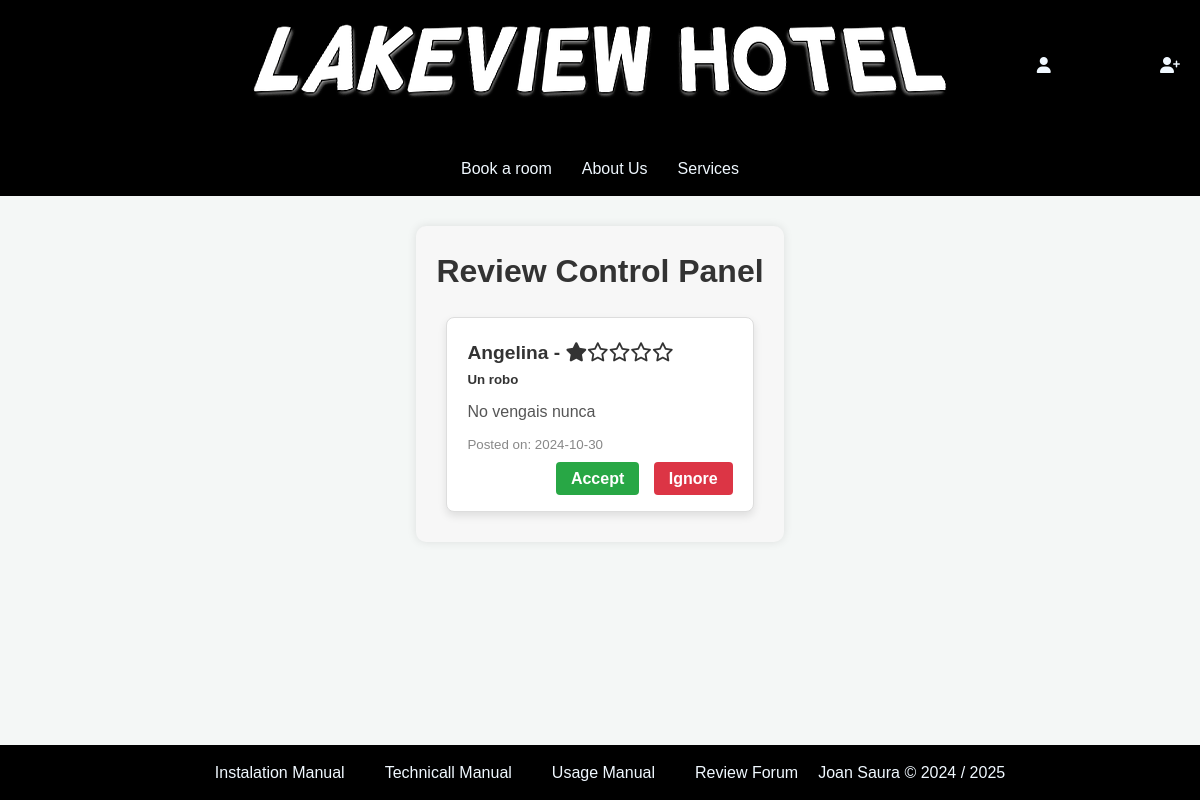
The page /files/forms/reviews/review_control_panel.php on the database its author committed.
### tables this page shows
CREATE TABLE IF NOT EXISTS `071_reviews` (
  `review_id` int(11) NOT NULL AUTO_INCREMENT,
  `user_id` int(11) NOT NULL,
  `customer_review` varchar(500) DEFAULT NULL,
  `customer_score` enum('1','2','3','4','5') DEFAULT NULL,
  `inserted_on` date DEFAULT NULL,
  `accepted` tinyint(1) DEFAULT NULL,
  `review_title` varchar(300) DEFAULT NULL,
  `reviewed` tinyint(1) DEFAULT 0,
  PRIMARY KEY (`review_id`),
  KEY `user_id` (`user_id`)
);

CREATE TABLE IF NOT EXISTS `071_users` (
  `user_id` int(11) NOT NULL AUTO_INCREMENT,
  `user_online` varchar(255) DEFAULT NULL,
  `user_password` varchar(255) DEFAULT NULL,
  `user_mail` varchar(255) DEFAULT NULL,
  `client_id` int(11) DEFAULT NULL,
  `employee_id` int(11) DEFAULT NULL,
  `user_role` enum('guest','customer','admin') NOT NULL DEFAULT 'guest',
  PRIMARY KEY (`user_id`),
  KEY `fk_client_id` (`client_id`),
  KEY `fk_employee_id` (`employee_id`)
);

### files/forms/reviews/review_control_panel.php (the view)
<?php
$root = $_SERVER['DOCUMENT_ROOT'];
include($root . '/student071/dwes/files/common-files/db_connection.php');
include($root . '/student071/dwes/files/functions/displayStars.php');
include($root . '/student071/dwes/files/common-files/header.php');
?>
<div id="review-control-panel">
    <h1>Review Control Panel</h1>
    <?php
    $query = "
        SELECT r.review_id, r.customer_review, r.customer_score, r.inserted_on, r.review_title, u.user_online
        FROM 071_reviews r
        JOIN 071_users u ON r.user_id = u.user_id
        WHERE r.accepted = 0 AND r.reviewed = 0
        ORDER BY r.inserted_on DESC
    ";
    $result = mysqli_query($conn, $query);
    if ($result && mysqli_num_rows($result) > 0) {
        while ($review = mysqli_fetch_assoc($result)) {
    ?>
            <div class="review-card">
                <h3><?php echo htmlspecialchars($review['user_online']); ?> - <?php echo displayStars($review['customer_score']); ?></h3>
                <h5><?php echo htmlspecialchars($review['review_title']); ?></h5>
                <p><?php echo htmlspecialchars($review['customer_review']); ?></p>
                <small>Posted on: <?php echo htmlspecialchars($review['inserted_on']); ?></small>
                <div class="review-actions">
                    <a href="/student071/dwes/files/querys/reviews/update_review_status.php?review_id=<?php echo $review['review_id']; ?>&action=accept" class="accept-button">Accept</a>
                    <a href="/student071/dwes/files/querys/reviews/ignore_review.php?review_id=<?php echo $review['review_id']; ?>" class="reject-button">Ignore</a>
                </div>
            </div>
    <?php
        }
    } else {
        echo "<p>No pending reviews found.</p>";
    }
    ?>
</div>
<?php
include($root . '/student071/dwes/files/common-files/footer.php');
?>

### files/functions/displayStars.php
<?php
function displayStars($rating) {
    $html = '';
    $rating = max(1, min(5, intval($rating)));
    for ($i = 1; $i <= 5; $i++) {
        if ($i <= $rating) {
            $html .= '<i class="fa fa-star gold"></i>';
        } else {
            $html .= '<i class="fa fa-star-o"></i>';
        }
    }
    return $html;
}
?>

### css/style.css (style rules this page uses)
* { margin: 0; padding: 0; box-sizing: border-box; }
body { display: flex; flex-direction: column; min-height: 100vh; }
#review-control-panel { max-width: 800px; margin: 30px auto; padding: 20px; background: #f7f7f7; border-radius: 10px; box-shadow: 0 0 10px rgba(0,0,0,0.1); }
#review-control-panel h1 { text-align: center; margin-bottom: 20px; }
.review-card { background: #fff; border: 1px solid #ddd; border-radius: 5px; padding: 15px; margin-bottom: 20px; box-shadow: 0 2px 4px rgba(0,0,0,0.05); }
.review-card h3 { margin-top: 0; font-size: 1.2em; color: #333; }
.review-card p { margin: 10px 0; line-height: 1.5; color: #555; }
.review-card small { display: block; margin-bottom: 10px; color: #999; }
.review-actions { text-align: right; }
.review-actions a { text-decoration: none; padding: 8px 15px; border-radius: 4px; margin-left: 10px; font-weight: bold; }
.accept-button { background-color: #28a745; color: #fff; }
.reject-button { background-color: #dc3545; color: #fff; }

### css/manuals.css (style rules this page uses)
* { margin: 0; padding: 0; box-sizing: border-box; font-family: 'Arial', sans-serif; }
body { background-color: #f4f7f6; color: #333; line-height: 1.6; }
a { color: #3498db; text-decoration: none; transition: color 0.3s ease; }

### css/reviews.css (style rules this page uses)
.review-card { background-color: #fafafa; padding: 15px; border-radius: 8px; margin-bottom: 15px; border: 1px solid #ddd; }
.review-card h3 { margin-top: 0; color: #333; }
.review-card p { font-size: 1em; color: #555; }
.review-card small { color: #888; }
.review-card { background: white; padding: 20px; margin: 10px; border-radius: 8px; box-shadow: 0 4px 8px rgba(0, 0, 0, 0.1); }

### rows shown on the page
071_reviews: user.user_online "Angelina", customer_score "1" (drawn), review_title "Un robo", customer_review "No vengais nunca", inserted_on "2024-10-30"
